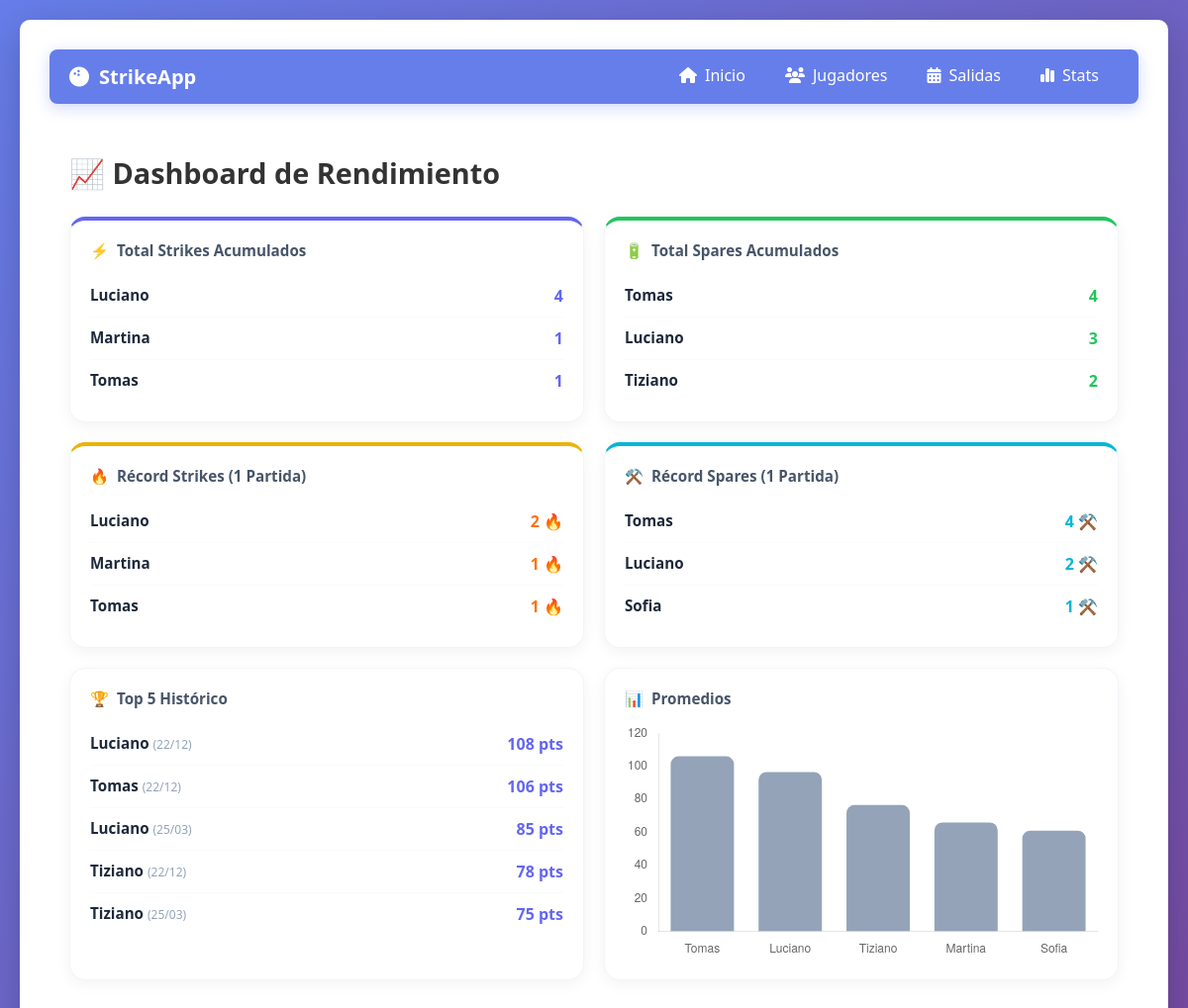
Screenshot of /stats with the database file from the repository.
### tables this page shows
CREATE TABLE players (
            id INTEGER PRIMARY KEY AUTOINCREMENT,
            name TEXT NOT NULL UNIQUE,
            total_games INTEGER DEFAULT 0,
            total_score INTEGER DEFAULT 0,
            average_score REAL DEFAULT 0.0
        );

CREATE TABLE outing_players (
            id INTEGER PRIMARY KEY AUTOINCREMENT,
            outing_id INTEGER NOT NULL,
            player_id INTEGER NOT NULL,
            final_score INTEGER, final_position INTEGER, strikes_count INTEGER DEFAULT 0, spares_count INTEGER DEFAULT 0,
            FOREIGN KEY (outing_id) REFERENCES outings(id) ON DELETE CASCADE,
            FOREIGN KEY (player_id) REFERENCES players(id) ON DELETE CASCADE,
            UNIQUE(outing_id, player_id)
        );

### bowling_app.py (the view)
@app.route('/stats')
def stats():
    conn = get_db()
    cursor = conn.cursor()
    cursor.execute('SELECT p.name, SUM(op.strikes_count) as value FROM outing_players op JOIN players p ON op.player_id = p.id GROUP BY p.id ORDER BY value DESC LIMIT 3')
    total_strikes = cursor.fetchall()
    cursor.execute('SELECT p.name, SUM(op.spares_count) as value FROM outing_players op JOIN players p ON op.player_id = p.id GROUP BY p.id ORDER BY value DESC LIMIT 3')
    total_spares = cursor.fetchall()
    cursor.execute('SELECT p.name, MAX(op.strikes_count) as value FROM outing_players op JOIN players p ON op.player_id = p.id GROUP BY p.id ORDER BY value DESC LIMIT 3')
    strike_kings = cursor.fetchall()
    cursor.execute('SELECT p.name, MAX(op.spares_count) as value FROM outing_players op JOIN players p ON op.player_id = p.id GROUP BY p.id ORDER BY value DESC LIMIT 3')
    spare_kings = cursor.fetchall()
    cursor.execute('''
        SELECT p.name, op.final_score, strftime('%d/%m', o.date) as date_short
        FROM outing_players op
        JOIN players p ON op.player_id = p.id
        JOIN outings o ON op.outing_id = o.id
        WHERE op.final_score IS NOT NULL
        ORDER BY op.final_score DESC LIMIT 5
    ''')
    top_scores = cursor.fetchall()
    cursor.execute('SELECT name, average_score FROM players WHERE total_games > 0 ORDER BY average_score DESC LIMIT 5')
    active_players = [dict(row) for row in cursor.fetchall()]
    conn.close()
    return render_template('stats.html', total_strikes=total_strikes, total_spares=total_spares, strike_kings=strike_kings, spare_kings=spare_kings, top_scores=top_scores, active_players=active_players)

### bowling_app.py (called while the page is built)
def get_db():
    conn = sqlite3.connect(DATABASE)
    conn.row_factory = sqlite3.Row
    return conn

### templates/stats.html (shortened to what this page needs)
{% extends 'base.html' %}
{% block content %}
<div class="dashboard-wrapper">
    <h1 class="dashboard-title">📈 Dashboard de Rendimiento</h1>
    <div class="stats-grid">
        <div class="dash-card border-blue">
            <h3 class="card-header"><span class="icon-blue">⚡</span> Total Strikes Acumulados</h3>
            {% for s in total_strikes %}
            <div class="dash-row">
                <span class="p-name">{{ s.name }}</span>
                <span class="p-value blue-text">{{ s.value }}</span>
            </div>
            {% endfor %}
        </div>
        <div class="dash-card border-green">
            <h3 class="card-header"><span class="icon-green">🔋</span> Total Spares Acumulados</h3>
            {% for s in total_spares %}
            <div class="dash-row">
                <span class="p-name">{{ s.name }}</span>
                <span class="p-value green-text">{{ s.value }}</span>
            </div>
            {% endfor %}
        </div>
        <div class="dash-card border-yellow">
            <h3 class="card-header"><span class="icon-orange">🔥</span> Récord Strikes (1 Partida)</h3>
            {% for king in strike_kings %}
            <div class="dash-row">
                <span class="p-name">{{ king.name }}</span>
                <span class="p-value orange-text">{{ king.value }} 🔥</span>
            </div>
            {% endfor %}
        </div>
        <div class="dash-card border-cyan">
            <h3 class="card-header"><span class="icon-cyan">⚒️</span> Récord Spares (1 Partida)</h3>
            {% for king in spare_kings %}
            <div class="dash-row">
                <span class="p-name">{{ king.name }}</span>
                <span class="p-value cyan-text">{{ king.value }} ⚒️</span>
            </div>
            {% endfor %}
        </div>
        <div class="dash-card full-mobile">
            <h3 class="card-header"><span class="icon-yellow">🏆</span> Top 5 Histórico</h3>
            <div class="top5-list">
                {% for score in top_scores %}
                <div class="top5-item">
                    <span class="p-name">{{ score.name }} <small class="text-muted">({{ score.date_short }})</small></span>
                    <span class="p-value blue-text">{{ score.final_score }} pts</span>
                </div>
                {% endfor %}
            </div>
        </div>
        <div class="dash-card full-mobile">
            <h3 class="card-header"><span class="icon-purple">📊</span> Promedios</h3>
            <canvas id="avgChart" height="150"></canvas>
        </div>
    </div>
</div>
<script>
    const ctx = document.getElementById('avgChart').getContext('2d');
    const pData = {{ active_players | tojson }};
    new Chart(ctx, {
        type: 'bar',
        data: {
            labels: pData.map(p => p.name),
            datasets: [{
                data: pData.map(p => p.average_score),
                backgroundColor: '#94a3b8', /* Gris suave como el gráfico de la imagen */
                borderRadius: 8,
            }]
        },
        options: {
            plugins: { legend: { display: false } },
            scales: { y: { beginAtZero: true, grid: { display: false } }, x: { grid: { display: false } } }
        }
    });
</script>
{% endblock %}

### templates/base.html (style rules this page uses)
* { margin: 0; padding: 0; box-sizing: border-box; }
body { font-family: 'Segoe UI', Tahoma, Geneva, Verdana, sans-serif; background: linear-gradient(135deg, #667eea 0%, #764ba2 100%); min-height: 100vh; padding: 20px; }
h1, h2 { color: #333; margin-bottom: 20px; }

### templates/stats.html (style rules this page uses)
:root { --bg: #ffffff; --card-bg: #ffffff; --text-dark: #1e293b; --border: #f1f5f9; --shadow: 0 4px 15px rgba(0,0,0,0.05); }
body { background-color: #f8fafc; color: var(--text-dark); }
.dashboard-wrapper { max-width: 1100px; margin: 0 auto; padding: 20px; }
.dashboard-title { font-weight: 800; margin-bottom: 25px; font-size: 1.8rem; }
.stats-grid { display: grid; grid-template-columns: repeat(2, 1fr); gap: 20px; }
.dash-card { background: var(--card-bg); border-radius: 16px; padding: 20px; box-shadow: var(--shadow); border: 1px solid var(--border); transition: transform 0.2s; }
.border-blue { border-top: 4px solid #6366f1; }
.border-green { border-top: 4px solid #22c55e; }
.border-yellow { border-top: 4px solid #eab308; }
.border-cyan { border-top: 4px solid #06b6d4; }
.card-header { font-size: 0.95rem; font-weight: 700; margin-bottom: 15px; display: flex; align-items: center; color: #475569; }
.card-header span { margin-right: 8px; }
.dash-row, .top5-item { display: flex; justify-content: space-between; padding: 10px 0; border-bottom: 1px solid #f8fafc; }
.dash-row:last-child, .top5-item:last-child { border-bottom: none; }
.p-name { font-weight: 700; font-size: 0.95rem; }
.p-value { font-weight: 800; }
.blue-text { color: #6366f1; }
.orange-text { color: #f97316; }
.green-text { color: #22c55e; }
.cyan-text { color: #06b6d4; }
.text-muted { font-size: 0.75rem; color: #94a3b8; font-weight: 400; }

### rows the page displays
players: name "Luciano", value "4", value "3", value "2"
players: name "Martina", value "1"
players: name "Tomas", value "1", value "4"
players: name "Tiziano", value "2"
players: name "Sofia", value "1"
outing_players: name "Luciano", date_short "22/12", final_score "108"
outing_players: name "Tomas", date_short "22/12", final_score "106"
outing_players: name "Luciano", date_short "25/03", final_score "85"
outing_players: name "Tiziano", date_short "22/12", final_score "78"
outing_players: name "Tiziano", date_short "25/03", final_score "75"

### other values shown
chart data {{ active_players | tojson }} [{"average_score": 106.0, "name": "Tomas"}, {"average_score": 96.5, "name": "Luciano"}, {"average_score": 76.5, "name": "Tiziano"}, {"average_score": 66.0, "name": "Martina"}, {"average_score": 61.0, "name": "Sofia"}]
